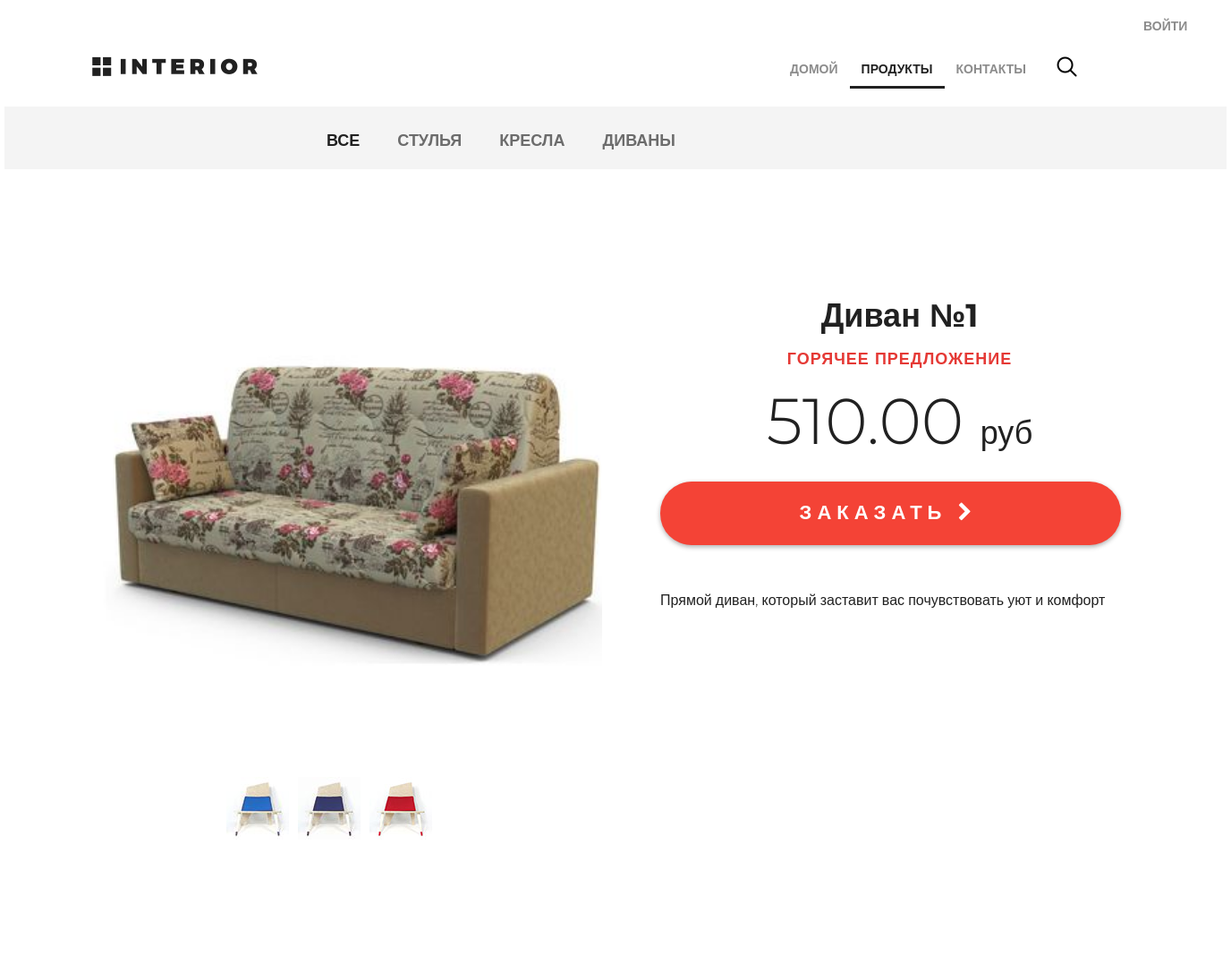
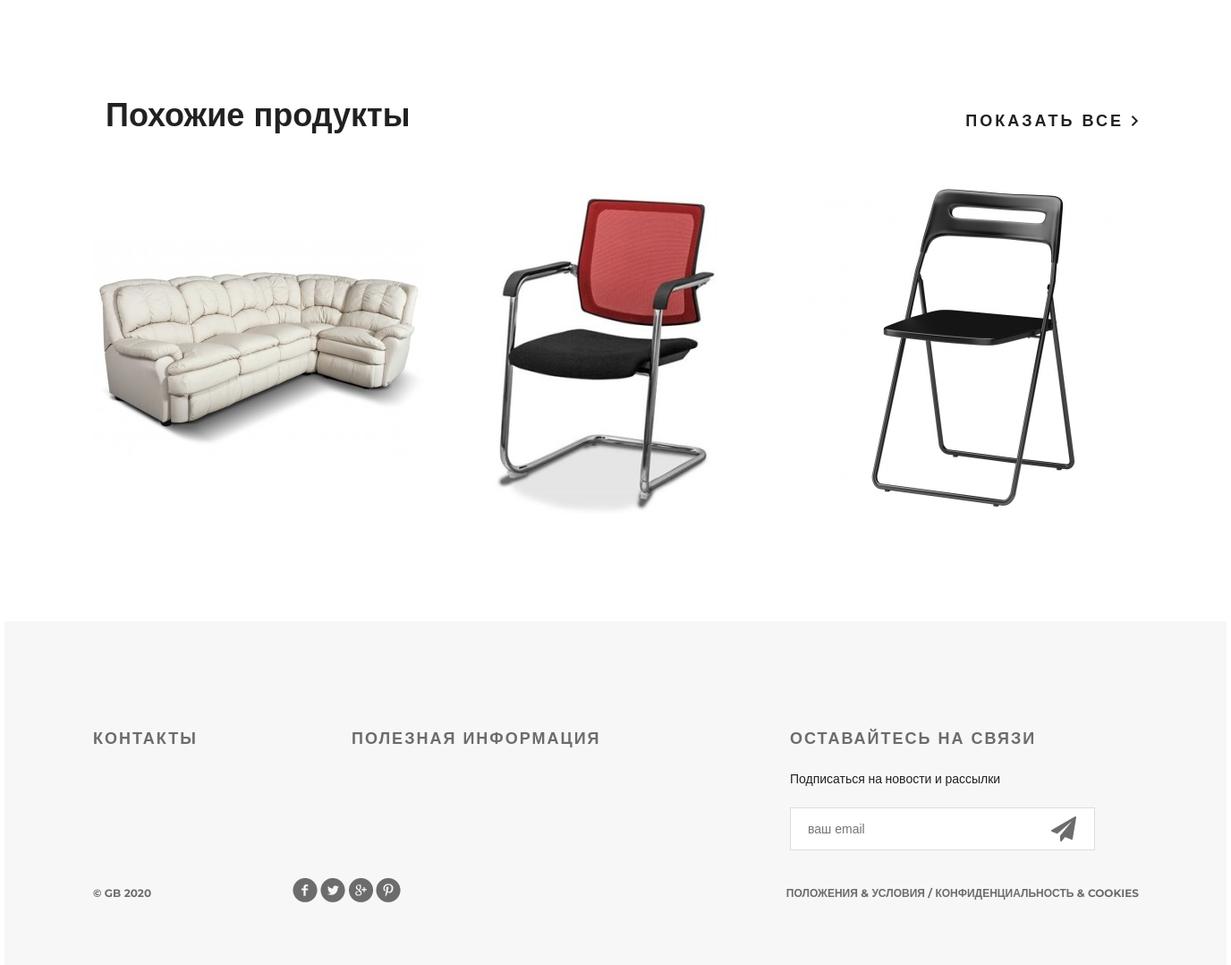
Screenshot of /products/ with the database file from the repository (2 pictures, top to bottom).
### mainapp/models.py (models this page shows, shortened)
class ProductCategory(models.Model):
    name = models.CharField(verbose_name='категория товара', max_length=100)
    desc = models.TextField(verbose_name='описание категории', blank=True)
    href = models.CharField(verbose_name='internal href', max_length=30, blank=False)

class Product(models.Model):
    category_id = models.ForeignKey(ProductCategory, on_delete=models.CASCADE)
    name = models.CharField(verbose_name='имя продукта', max_length=100)
    desc = models.TextField(verbose_name='описание продукта', blank=True)
    short_desc = models.CharField(verbose_name='краткое описание продукта', max_length=200, blank=True)
    img_src = models.ImageField(upload_to='products_img', blank=True)
    price = models.DecimalField(verbose_name='стоимость продукта', max_digits=8, decimal_places=2, default=0)
    quantity = models.IntegerField(verbose_name='количество единиц продукта', default=0)

### mainapp/views.py (the view)
# urls.py: path('products/',                       mainapp.products, name='products'),
def products(request, pk=None):
    product_menu = [
        {'href': 'pr_all', 'name': 'все'},
    ]
    product_menu += ProductCategory.objects.all()
    current_url = resolve(request.path_info).url_name
    category = ProductCategory.objects.filter(href=current_url)
    if pk is not None:
        product = get_object_or_404(Product, pk=pk)
        show_hot_product = False
    else:
        product = None
        show_hot_product = True
    if category.count():
        if product is None:
            product = Product.objects.all().order_by('?').filter(category_id=getattr(category.first(), 'id'))[:1].first()
        products = Product.objects.exclude(pk=product.pk).order_by('?').filter(category_id=getattr(category.first(), 'id'))[:3]
    else:
        if product is None:
            product = Product.objects.all().order_by('?')[:1].first()
        products = Product.objects.exclude(pk=product.pk).order_by('?')[:3]
    context = {
        'title': 'магазин - продукты',
        'header_menu': header_menu,
        'product_menu': product_menu,
        'products': products,
        'product': product,
        'img_class': "img-product-370",
        'show_hot_product': show_hot_product,
    }
    return render(request, 'mainapp/products.html', context)

### mainapp/templates/mainapp/products.html (shortened to what this page needs)
{% extends 'mainapp/base.html' %}
{% load static %}
{% block header %}
<div class="hero-white">
	{% include 'mainapp/include/inc_header_menu.html' %}
</div>
{% endblock %}
{% block container %}
<div class="details">
	{% include 'mainapp/include/inc_product_menu.html' %}
	<div class="details-products">
		<div class="details-slider">
			<div class="slider-product">
				<img src="/media/{{ product.img_src }}">
			</div>
			<div class="slider-control">
				<div class="block">
					<a href="#"><img src="{% static 'img/controll.jpg' %}" alt="">
					</a>
				</div>
				<div class="block">
					<a href="#"><img src="{% static 'img/controll1.jpg' %}" alt="">
					</a>
				</div>
				<div class="block">
					<a href="#"><img src="{% static 'img/controll2.jpg' %}" alt="">
					</a>
				</div>
			</div>
		</div>
		<div class="description">
			<h3 class="big-bold">{{ product.name }}</h3>
			{% if show_hot_product %} <h3 class="red">горячее предложение</h3> {% endif %}
			<p class="price"> {{ product.price|floatformat:2 }} <span>руб</span></p>
			<a href="{% url 'basketapp:add' product.pk %}" class="red-button basket_add" param="{{ product.pk }}">
				заказать <i class="fa fa-chevron-right" aria-hidden="true"></i>
			</a>
			<div class="description-text">
				{{ product.desc }}
			</div>
		</div>
	</div>
	<div class="related">
		<div class="title clearfix">
			<h2>Похожие продукты</h2>
			<a class="explore" href="#">показать все <img src="{% static 'img/arrow.png' %}" alt=""></a>
		</div>
		<div class="related-products clearfix">
			{% include 'mainapp/include/inc_content_products.html' %}
		</div>
	</div>
</div>
{% endblock %}

### mainapp/templates/mainapp/base.html (shortened to what this page needs)
{% load static %}
<!DOCTYPE html>
<html lang="en">
<head>
    {% block header_files %}
    <link rel="stylesheet" type="text/css" href="{% static 'style.css' %}">
    <link rel="stylesheet" href="{% static 'fonts/font-awesome/css/font-awesome.css' %}">
    {% endblock %}
</head>
<body>
    <div class="container">
        {% block header %}
        {% endblock %}
        {% block container %}
        {% endblock %}
        <div class="clr"></div>
        {% block footer %}
        <div class="footer">
            <div class="clearfix">
                <div class="text-footer">
                    <h3>контакты</h3>
                </div>
                <div class="text-footer">
                    <h3>полезная информация</h3>
                </div>
                <div class="text-footer clearfix">
                    <h3>Оставайтесь на связи</h3>
                    <p>Подписаться на новости и рассылки</p>
                    <form>
                        <input type="email" name="email" placeholder="ваш email">
                        <a href="#"><i class="fa fa-paper-plane fa-2x" aria-hidden="true"></i></a>
                    </form>
                </div>
            </div>
            <p class="small">&copy; GB {% now 'Y' %}</p>
            {% include 'mainapp/include/inc_social_networks.html' %}
            <p class="small">Положения &amp; Условия  /  Конфиденциальность &amp; Cookies</p>
        </div>
        {% endblock %}
    </div>
</body>
</html>

### mainapp/templates/mainapp/include/inc_header_menu.html (shortened to what this page needs)
{% load custom_tags %}
<div class="header clearfix">
    <a href="/" class="logo"></a>
    <ul class="menu">
        {% for menu in header_menu %}
            {% if not menu.need_auth or request.user.is_authenticated %}
                <li><a href="{% url menu.href %}" {% if request.resolver_match.url_name == menu.href %}class="active"{% endif %}>
                    {{menu.name}}
                </a></li>
            {% endif %}
        {% endfor %}
    </ul>
    <a href="#" class="search"></a>
    <a href="{% if request.user.is_authenticated %}/auth/logout{% else %}/auth/login{% endif %}" class="auth">
        {% if request.user.is_authenticated %}Выйти{% else %}Войти{% endif %}
    </a>
</div>

### mainapp/templates/mainapp/include/inc_product_menu.html
<div class="links clearfix">
    <ul class="links-menu">
        {% for menu in product_menu %}
        <li><a href="{% url menu.href %}" {% if request.resolver_match.url_name == menu.href or request.resolver_match.url_name == 'products' and menu == product_menu.0 %}class="active"{% endif %}>
            {{menu.name}}
        </a></li>
        {% endfor %}
    </ul>
</div>

### mainapp/templates/mainapp/include/inc_content_products.html (shortened to what this page needs)
{% load static %}
{% for item in products %}
<div class="block">
    <a href="/products/{{ item.pk }}"><img class="{{img_class}}" src="/media/{{ item.img_src }}" alt="">
    </a>
</div>
{% endfor %}

### mainapp/templates/mainapp/include/inc_social_networks.html
<div class="social">
    {% for i in '1234' %}
    <a href="#" class="social{{ i }}"></a>
    {% endfor %}
</div>

### rows the page displays
ProductCategory: name "СТУЛЬЯ"
ProductCategory: name "КРЕСЛА"
ProductCategory: name "ДИВАНЫ"
Product: img_src (picture), name "Диван №1", price "510.00", desc "Прямой диван, который заставит вас почувствовать уют и комфорт"
Product: img_src (picture)
Product: img_src (picture)
Product: img_src (picture)

### other values shown
{{ menu.name }} "ДОМОЙ" "ПРОДУКТЫ" "КОНТАКТЫ"
{{ menu.name }} "ВСЕ"
